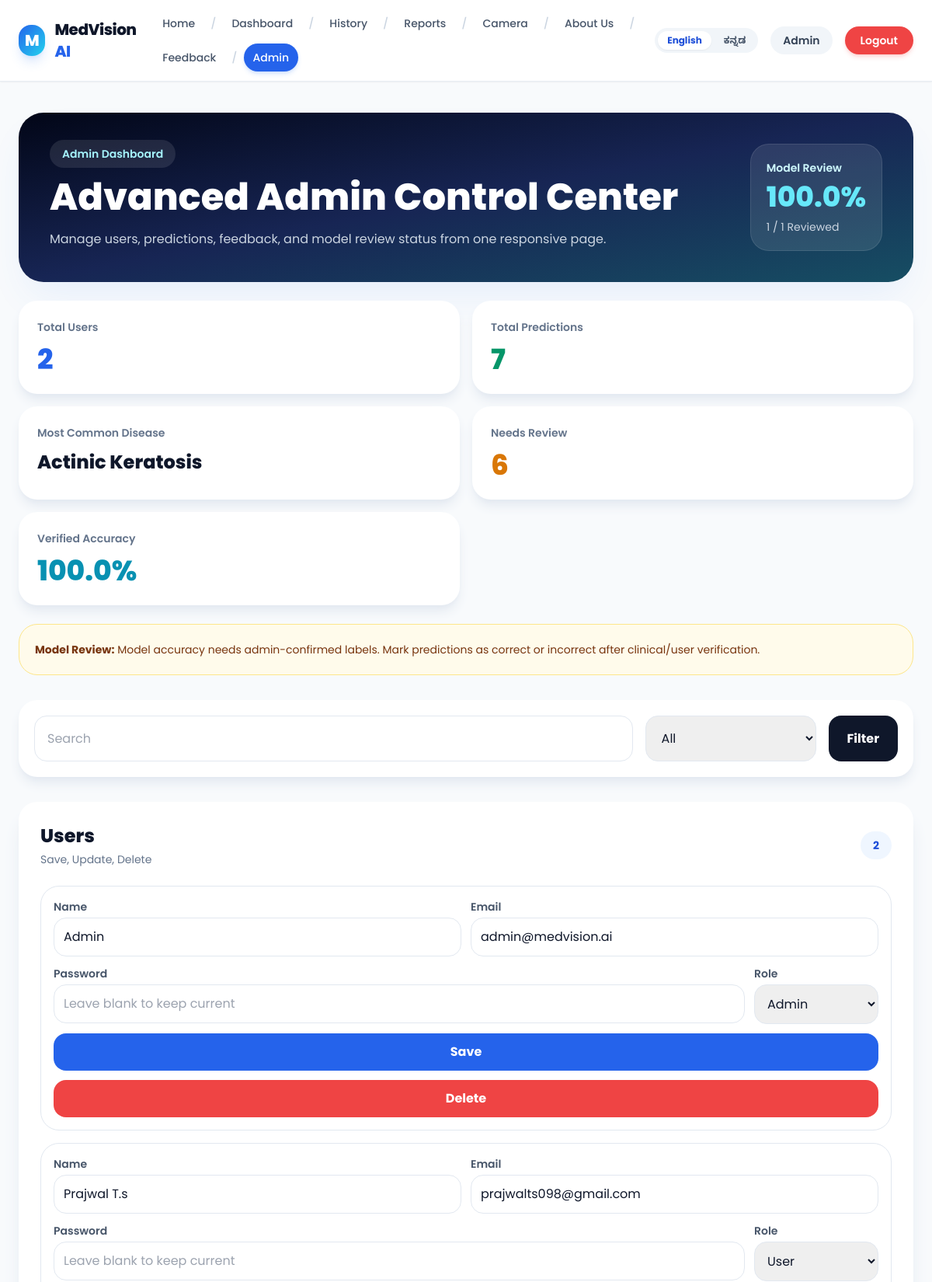
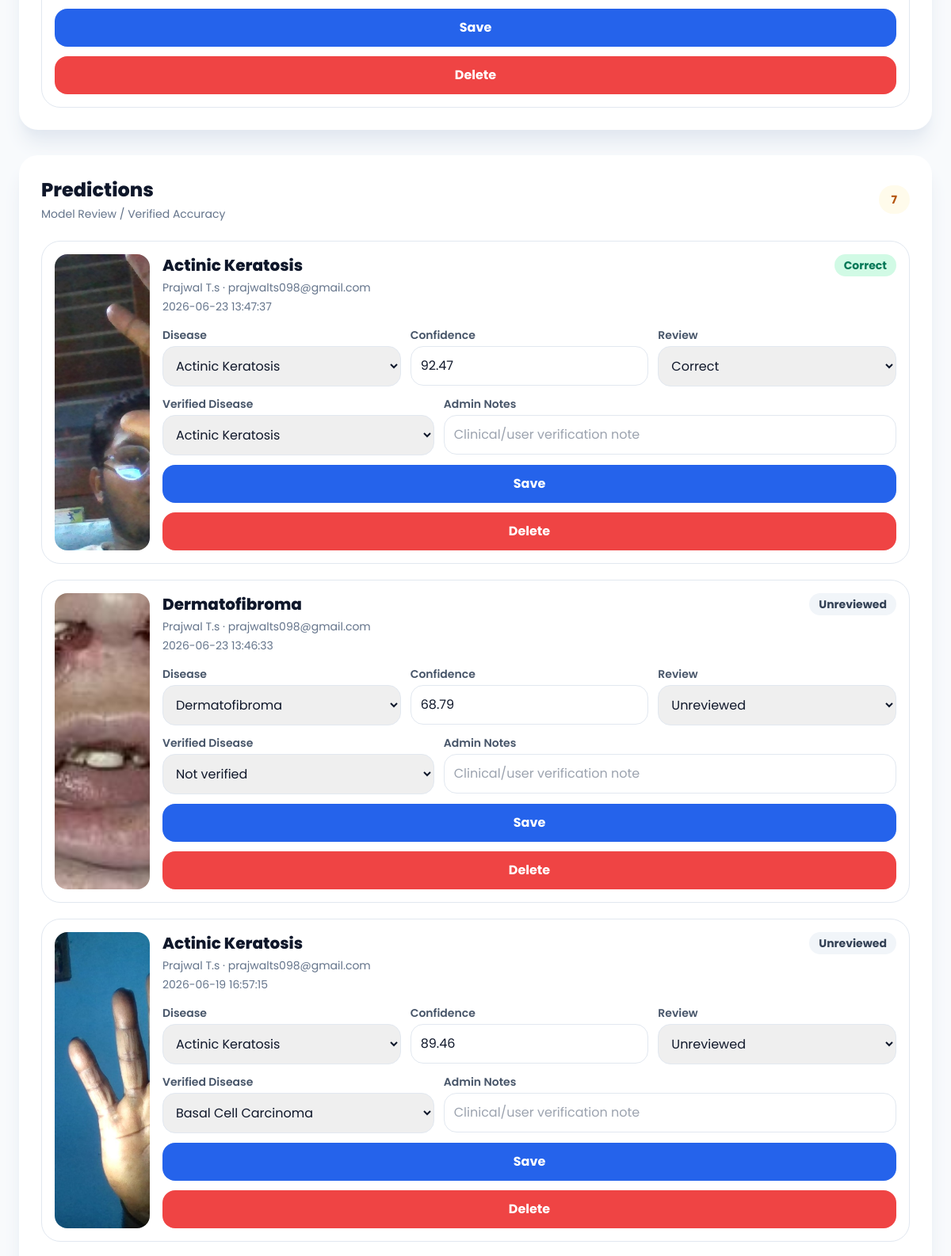
/admin (signed in, upper part), run on the app's committed database (2 pictures, top to bottom).
### tables this page shows
CREATE TABLE users(
id INTEGER PRIMARY KEY AUTOINCREMENT,
name TEXT,
email TEXT UNIQUE,
password TEXT
, role TEXT DEFAULT 'user');

CREATE TABLE predictions(
id INTEGER PRIMARY KEY AUTOINCREMENT,
user_id INTEGER,
image_path TEXT,
disease TEXT,
confidence REAL,
created_at TIMESTAMP DEFAULT CURRENT_TIMESTAMP
, review_status TEXT DEFAULT 'unreviewed', verified_disease TEXT, admin_notes TEXT, reviewed_at TIMESTAMP);

### app.py (the view)
@app.route("/admin")
@admin_required
def admin():
    search = request.args.get("search", "").strip()
    review_status = request.args.get("review_status", "all").strip()
    allowed_review_statuses = {"all", "unreviewed", "needs_review", "correct", "incorrect"}
    if review_status not in allowed_review_statuses:
        review_status = "all"
    conn = sqlite3.connect(DATABASE_PATH)
    conn.row_factory = sqlite3.Row
    cursor = conn.cursor()
    cursor.execute("SELECT COUNT(*) FROM users")
    total_users = cursor.fetchone()[0]
    cursor.execute("SELECT COUNT(*) FROM predictions")
    total_predictions = cursor.fetchone()[0]
    cursor.execute("""
    SELECT disease, COUNT(*) AS total
    FROM predictions
    GROUP BY disease
    ORDER BY total DESC, disease ASC
    LIMIT 1
    """)
    result = cursor.fetchone()
    common_disease = result["disease"] if result else "N/A"
    cursor.execute("""
    SELECT
        COUNT(*) AS reviewed_total,
        COALESCE(SUM(CASE WHEN review_status='correct' THEN 1 ELSE 0 END), 0) AS correct_total
    FROM predictions
    WHERE review_status IN ('correct', 'incorrect')
    """)
    review_totals = cursor.fetchone()
    reviewed_total = review_totals["reviewed_total"]
    correct_total = review_totals["correct_total"]
    verified_accuracy = round((correct_total / reviewed_total) * 100, 2) if reviewed_total else 0
    cursor.execute("""
    SELECT COUNT(*)
    FROM predictions
    WHERE review_status IN ('unreviewed', 'needs_review')
    """)
    needs_review = cursor.fetchone()[0]
    user_params = []
    user_where = ""
    if search:
        user_where = "WHERE name LIKE ? OR email LIKE ?"
        search_term = f"%{search}%"
        user_params.extend([search_term, search_term])
    cursor.execute(f"""
    SELECT id, name, email, COALESCE(role, 'user') AS role
    FROM users
    {user_where}
    ORDER BY CASE WHEN role='admin' THEN 0 ELSE 1 END, name ASC
    LIMIT 50
    """, user_params)
    users = cursor.fetchall()
    prediction_where = []
    prediction_params = []
    if search:
        search_term = f"%{search}%"
        prediction_where.append("(p.disease LIKE ? OR u.name LIKE ? OR u.email LIKE ?)")
        prediction_params.extend([search_term, search_term, search_term])
    if review_status != "all":
        prediction_where.append("p.review_status=?")
        prediction_params.append(review_status)
    prediction_where_sql = ""
    if prediction_where:
        prediction_where_sql = "WHERE " + " AND ".join(prediction_where)
    cursor.execute(f"""
    SELECT
        p.id,
        p.image_path,
        p.disease,
        p.confidence,
        COALESCE(p.review_status, 'unreviewed') AS review_status,
        COALESCE(p.verified_disease, '') AS verified_disease,
        COALESCE(p.admin_notes, '') AS admin_notes,
        p.reviewed_at,
        p.created_at,
        COALESCE(u.name, 'Deleted user') AS user_name,
        COALESCE(u.email, 'N/A') AS user_email
    FROM predictions p
    LEFT JOIN users u ON u.id = p.user_id
    {prediction_where_sql}
    ORDER BY p.created_at DESC
    LIMIT 80
    """, prediction_params)
    predictions = cursor.fetchall()
    cursor.execute("""
    SELECT id, name, email, rating, message, created_at
    FROM feedback
    ORDER BY created_at DESC
    LIMIT 20
    """)
    feedback_entries = cursor.fetchall()
    conn.close()
    return render_template(
        "admin.html",
        total_users=total_users,
        total_predictions=total_predictions,
        common_disease=common_disease,
        reviewed_total=reviewed_total,
        correct_total=correct_total,
        verified_accuracy=verified_accuracy,
        needs_review=needs_review,
        users=users,
        predictions=predictions,
        feedback_entries=feedback_entries,
        disease_options=class_names,
        review_status=review_status,
        search=search
    )

### app.py (called while the page is built, shortened)
def get_locale():
    language = session.get("language", "en")
    if language not in SUPPORTED_LANGUAGES:
        return "en"
    return language

def translate(text):
    return TRANSLATIONS.get(get_locale(), {}).get(text, text)

def is_admin_user():
    if bool(session.get("is_admin")) or session.get("user_email") == DEFAULT_ADMIN_EMAIL:
        return True

@app.context_processor
def inject_nav_state():
    return {
        "is_logged_in": "user_id" in session,
        "current_user_name": session.get("user_name"),
        "is_admin": is_admin_user(),
        "current_language": get_locale(),
        "language_options": SUPPORTED_LANGUAGES,
        "_": translate,
        "default_admin_email": DEFAULT_ADMIN_EMAIL,
        "default_admin_password": DEFAULT_ADMIN_PASSWORD
    }

def admin_required(view_func):
    @wraps(view_func)
    def wrapped_view(*args, **kwargs):
        if "user_id" not in session:
            return redirect(url_for("login"))
        if not is_admin_user():
            flash("Admin access required.")
            return redirect(url_for("dashboard"))
        return view_func(*args, **kwargs)
    return wrapped_view

### templates/admin.html (shortened to what this page needs)
<!DOCTYPE html>
<html lang="{{ current_language }}">
<head>
<script src="https://cdn.tailwindcss.com"></script>
</head>
<body class="text-slate-900">
{% include "_navbar.html" %}
<section class="py-8 md:py-10">
<div class="max-w-7xl mx-auto px-4 sm:px-6">
<div class="rounded-[2rem] bg-gradient-to-br from-slate-950 via-blue-950 to-cyan-900 p-6 text-white shadow-2xl shadow-blue-500/10 md:p-10">
<div class="grid gap-6 lg:grid-cols-[1fr_auto] lg:items-center">
<div>
<span class="rounded-full bg-white/10 px-4 py-2 text-sm font-semibold text-cyan-200">
{{ _("Admin Dashboard") }}
</span>
<h1 class="mt-5 text-3xl font-extrabold leading-tight md:text-5xl">
{{ _("Advanced Admin Control Center") }}
</h1>
<p class="mt-4 max-w-3xl leading-7 text-slate-300">
{{ _("Manage users, predictions, feedback, and model review status from one responsive page.") }}
</p>
</div>
<div class="rounded-3xl border border-white/10 bg-white/10 p-5">
<p class="text-sm font-semibold text-cyan-100">{{ _("Model Review") }}</p>
<p class="mt-2 text-4xl font-extrabold text-cyan-300">{{ verified_accuracy }}%</p>
<p class="mt-2 text-sm text-slate-300">
{{ correct_total }} / {{ reviewed_total }} {{ _("Reviewed") }}
</p>
</div>
</div>
</div>
<div class="mt-6 grid gap-4 sm:grid-cols-2 xl:grid-cols-5">
<div class="rounded-3xl bg-white p-6 shadow-lg shadow-slate-200">
<p class="text-sm font-semibold text-slate-500">{{ _("Total Users") }}</p>
<p class="mt-3 text-4xl font-extrabold text-blue-600">{{ total_users }}</p>
</div>
<div class="rounded-3xl bg-white p-6 shadow-lg shadow-slate-200">
<p class="text-sm font-semibold text-slate-500">{{ _("Total Predictions") }}</p>
<p class="mt-3 text-4xl font-extrabold text-emerald-600">{{ total_predictions }}</p>
</div>
<div class="rounded-3xl bg-white p-6 shadow-lg shadow-slate-200">
<p class="text-sm font-semibold text-slate-500">{{ _("Most Common Disease") }}</p>
<p class="mt-3 text-2xl font-extrabold text-slate-900">{{ common_disease }}</p>
</div>
<div class="rounded-3xl bg-white p-6 shadow-lg shadow-slate-200">
<p class="text-sm font-semibold text-slate-500">{{ _("Needs Review") }}</p>
<p class="mt-3 text-4xl font-extrabold text-amber-600">{{ needs_review }}</p>
</div>
<div class="rounded-3xl bg-white p-6 shadow-lg shadow-slate-200">
<p class="text-sm font-semibold text-slate-500">{{ _("Verified Accuracy") }}</p>
<p class="mt-3 text-4xl font-extrabold text-cyan-600">{{ verified_accuracy }}%</p>
</div>
</div>
<div class="mt-6 rounded-3xl border border-amber-200 bg-amber-50 p-5 text-sm leading-6 text-amber-900">
<strong>{{ _("Model Review") }}:</strong>
{{ _("Model accuracy needs admin-confirmed labels. Mark predictions as correct or incorrect after clinical/user verification.") }}
</div>
<form action="{{ url_for('admin') }}" method="GET" class="mt-8 grid gap-4 rounded-3xl bg-white p-5 shadow-lg shadow-slate-200 md:grid-cols-[1fr_220px_auto]">
<input
type="text"
name="search"
value="{{ search }}"
placeholder="{{ _('Search') }}"
class="rounded-2xl border border-slate-200 p-4 outline-none transition focus:border-blue-500">
<select name="review_status" class="rounded-2xl border border-slate-200 p-4 outline-none transition focus:border-blue-500">
<option value="all" {% if review_status == "all" %}selected{% endif %}>{{ _("All") }}</option>
</select>
<button type="submit" class="rounded-2xl bg-slate-900 px-6 py-4 font-bold text-white transition hover:bg-black">
{{ _("Filter") }}
</button>
</form>
<div class="mt-8 grid gap-8 xl:grid-cols-[0.85fr_1.15fr]">
<section class="rounded-3xl bg-white p-5 shadow-xl shadow-slate-200 md:p-7">
<div class="flex flex-col gap-3 sm:flex-row sm:items-center sm:justify-between">
<div>
<h2 class="text-2xl font-extrabold">{{ _("Users") }}</h2>
<p class="mt-1 text-sm text-slate-500">{{ _("Save") }}, {{ _("Update") }}, {{ _("Delete") }}</p>
</div>
<span class="rounded-full bg-blue-50 px-4 py-2 text-sm font-bold text-blue-700">{{ users|length }}</span>
</div>
<div class="mt-6 space-y-4">
{% if users %}
{% for user in users %}
<div class="rounded-3xl border border-slate-200 p-4">
<form action="{{ url_for('admin_update_user', user_id=user.id) }}" method="POST" class="grid gap-3">
<div class="grid gap-3 md:grid-cols-2">
<div>
<label class="mb-1 block text-sm font-semibold text-slate-600">{{ _("Name") }}</label>
<input name="name" value="{{ user.name }}" required class="w-full rounded-2xl border border-slate-200 p-3 outline-none focus:border-blue-500">
</div>
<div>
<label class="mb-1 block text-sm font-semibold text-slate-600">{{ _("Email") }}</label>
<input name="email" type="email" value="{{ user.email }}" required class="w-full rounded-2xl border border-slate-200 p-3 outline-none focus:border-blue-500">
</div>
</div>
<div class="grid gap-3 md:grid-cols-[1fr_160px]">
<div>
<label class="mb-1 block text-sm font-semibold text-slate-600">{{ _("Password") }}</label>
<input name="password" type="password" placeholder="Leave blank to keep current" class="w-full rounded-2xl border border-slate-200 p-3 outline-none focus:border-blue-500">
</div>
<div>
<label class="mb-1 block text-sm font-semibold text-slate-600">{{ _("Role") }}</label>
<select name="role" class="w-full rounded-2xl border border-slate-200 p-3 outline-none focus:border-blue-500">
<option value="user" {% if user.role == "user" %}selected{% endif %}>User</option>
<option value="admin" {% if user.role == "admin" %}selected{% endif %}>Admin</option>
</select>
</div>
</div>
<button type="submit" class="rounded-2xl bg-blue-600 px-5 py-3 font-bold text-white transition hover:bg-blue-700">
{{ _("Save") }}
</button>
</form>
<form action="{{ url_for('admin_delete_user', user_id=user.id) }}" method="POST" class="mt-3" onsubmit="return confirm('Delete this user and related data?');">
<button type="submit" class="w-full rounded-2xl bg-red-500 px-5 py-3 font-bold text-white transition hover:bg-red-600">
{{ _("Delete") }}
</button>
</form>
</div>
{% endfor %}
{% else %}
<p class="rounded-2xl border border-dashed border-slate-300 p-6 text-center text-slate-500">{{ _("No data available.") }}</p>
{% endif %}
</div>
</section>
<section class="rounded-3xl bg-white p-5 shadow-xl shadow-slate-200 md:p-7">
<div class="flex flex-col gap-3 sm:flex-row sm:items-center sm:justify-between">
<div>
<h2 class="text-2xl font-extrabold">{{ _("Predictions") }}</h2>
<p class="mt-1 text-sm text-slate-500">{{ _("Model Review") }} / {{ _("Verified Accuracy") }}</p>
</div>
<span class="rounded-full bg-amber-50 px-4 py-2 text-sm font-bold text-amber-700">{{ predictions|length }}</span>
</div>
<div class="mt-6 space-y-5">
{% if predictions %}
{% for prediction in predictions %}
<article class="rounded-3xl border border-slate-200 p-4">
<div class="grid gap-4 lg:grid-cols-[120px_1fr]">
<img src="{{ prediction.image_path }}" alt="{{ prediction.disease }}" class="h-32 w-full rounded-2xl object-cover lg:h-full">
<div class="min-w-0">
<div class="flex flex-col gap-2 sm:flex-row sm:items-start sm:justify-between">
<div>
<h3 class="text-xl font-extrabold">{{ prediction.disease }}</h3>
<p class="mt-1 text-sm text-slate-500">{{ prediction.user_name }} · {{ prediction.user_email }}</p>
<p class="mt-1 text-sm text-slate-500">{{ prediction.created_at }}</p>
</div>
<span class="w-fit rounded-full px-3 py-1 text-sm font-bold {% if prediction.review_status == 'correct' %}bg-emerald-100 text-emerald-700{% elif prediction.review_status == 'incorrect' %}bg-red-100 text-red-700{% elif prediction.review_status == 'needs_review' %}bg-amber-100 text-amber-700{% else %}bg-slate-100 text-slate-700{% endif %}">
{{ _(prediction.review_status.replace("_", " ").title()) }}
</span>
</div>
<form action="{{ url_for('admin_update_prediction', prediction_id=prediction.id) }}" method="POST" class="mt-4 grid gap-3">
<div class="grid gap-3 md:grid-cols-3">
<div>
<label class="mb-1 block text-sm font-semibold text-slate-600">{{ _("Disease") }}</label>
<select name="disease" class="w-full rounded-2xl border border-slate-200 p-3 outline-none focus:border-blue-500">
{% for disease in disease_options %}
<option value="{{ disease }}" {% if disease == prediction.disease %}selected{% endif %}>{{ disease }}</option>
{% endfor %}
</select>
</div>
<div>
<label class="mb-1 block text-sm font-semibold text-slate-600">{{ _("Confidence") }}</label>
<input name="confidence" type="number" step="0.01" min="0" max="100" value="{{ '%.2f'|format(prediction.confidence) }}" class="w-full rounded-2xl border border-slate-200 p-3 outline-none focus:border-blue-500">
</div>
<div>
<label class="mb-1 block text-sm font-semibold text-slate-600">{{ _("Review") }}</label>
<select name="review_status" class="w-full rounded-2xl border border-slate-200 p-3 outline-none focus:border-blue-500">
<option value="unreviewed" {% if prediction.review_status == "unreviewed" %}selected{% endif %}>{{ _("Unreviewed") }}</option>
<option value="correct" {% if prediction.review_status == "correct" %}selected{% endif %}>{{ _("Correct") }}</option>
</select>
</div>
</div>
<div class="grid gap-3 md:grid-cols-[0.75fr_1.25fr]">
<div>
<label class="mb-1 block text-sm font-semibold text-slate-600">{{ _("Verified Disease") }}</label>
<select name="verified_disease" class="w-full rounded-2xl border border-slate-200 p-3 outline-none focus:border-blue-500">
<option value="">Not verified</option>
{% for disease in disease_options %}
<option value="{{ disease }}" {% if disease == prediction.verified_disease %}selected{% endif %}>{{ disease }}</option>
{% endfor %}
</select>
</div>
<div>
<label class="mb-1 block text-sm font-semibold text-slate-600">{{ _("Admin Notes") }}</label>
<input name="admin_notes" value="{{ prediction.admin_notes }}" placeholder="Clinical/user verification note" class="w-full rounded-2xl border border-slate-200 p-3 outline-none focus:border-blue-500">
</div>
</div>
<button type="submit" class="rounded-2xl bg-blue-600 px-5 py-3 font-bold text-white transition hover:bg-blue-700">
{{ _("Save") }}
</button>
</form>
<form action="{{ url_for('admin_delete_prediction', prediction_id=prediction.id) }}" method="POST" class="mt-3" onsubmit="return confirm('Delete this prediction?');">
<button type="submit" class="w-full rounded-2xl bg-red-500 px-5 py-3 font-bold text-white transition hover:bg-red-600">
{{ _("Delete") }}
</button>
</form>
</div>
</div>
</article>
{% endfor %}
{% else %}
<p class="rounded-2xl border border-dashed border-slate-300 p-6 text-center text-slate-500">{{ _("No data available.") }}</p>
{% endif %}
</div>
</section>
</div>
</div>
</section>
</body>
</html>

### templates/admin.html (style rules this page uses)
body { font-family:'Poppins','Noto Sans Kannada',sans-serif; background:#f8fafc; }

### data on the page
users: name "Admin", email "admin@medvision.ai"
users: name "Prajwal T.s", email "prajwalts098@gmail.com"
predictions: image_path (picture), disease "Actinic Keratosis", user_name "Prajwal T.s", user_email "prajwalts098@gmail.com", created_at "2026-06-23 13:47:37", confidence "92.47"
predictions: image_path (picture), disease "Dermatofibroma", user_name "Prajwal T.s", user_email "prajwalts098@gmail.com", created_at "2026-06-23 13:46:33", confidence "68.79"
predictions: image_path (picture), disease "Actinic Keratosis", user_name "Prajwal T.s", user_email "prajwalts098@gmail.com", created_at "2026-06-19 16:57:15", confidence "89.46"

### other printed values
{{ label }} "English" "ಕನ್ನಡ"
{{ current_user_name }} "Admin"
{{ verified_accuracy }} "100.0"
{{ correct_total }} "1"
{{ reviewed_total }} "1"
{{ total_users }} "2"
{{ total_predictions }} "7"
{{ common_disease }} "Actinic Keratosis"
{{ needs_review }} "6"
{{ users|length }} "2"
{{ predictions|length }} "7"
form field review_status "All"
form field review_status "Correct"
form field verified_disease "Actinic Keratosis"
form field review_status "Unreviewed"
